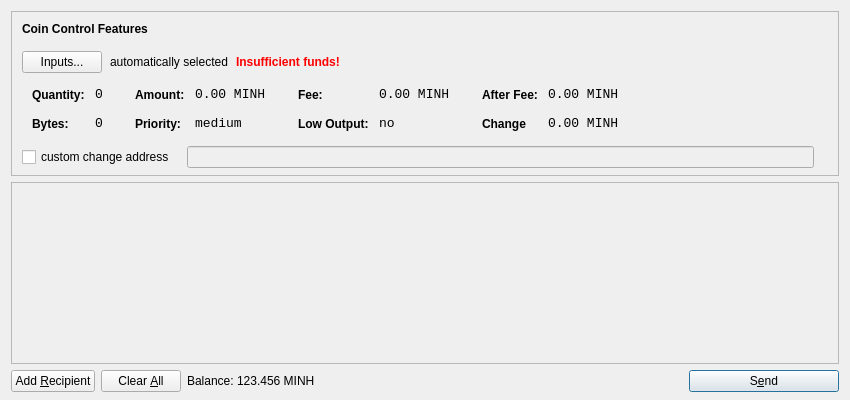
<?xml version="1.0" encoding="UTF-8"?>
<ui version="4.0">
 <class>SendCoinsDialog</class>
 <widget class="QDialog" name="SendCoinsDialog">
  <property name="geometry">
   <rect>
    <x>0</x>
    <y>0</y>
    <width>850</width>
    <height>400</height>
   </rect>
  </property>
  <property name="windowTitle">
   <string>Send Coins</string>
  </property>
  <property name="autoFillBackground">
   <bool>true</bool>
  </property>
  <layout class="QVBoxLayout" name="verticalLayout" stretch="0,1,0">
   <property name="bottomMargin">
    <number>8</number>
   </property>
   <item>
    <widget class="QFrame" name="frameCoinControl">
     <property name="sizePolicy">
      <sizepolicy hsizetype="Expanding" vsizetype="Expanding">
       <horstretch>0</horstretch>
       <verstretch>0</verstretch>
      </sizepolicy>
     </property>
     <property name="maximumSize">
      <size>
       <width>16777215</width>
       <height>16777215</height>
      </size>
     </property>
     <property name="frameShape">
      <enum>QFrame::StyledPanel</enum>
     </property>
     <property name="frameShadow">
      <enum>QFrame::Sunken</enum>
     </property>
     <layout class="QVBoxLayout" name="verticalLayoutCoinControl2">
      <property name="spacing">
       <number>6</number>
      </property>
      <property name="leftMargin">
       <number>0</number>
      </property>
      <property name="topMargin">
       <number>0</number>
      </property>
      <property name="rightMargin">
       <number>0</number>
      </property>
      <property name="bottomMargin">
       <number>6</number>
      </property>
      <item>
       <layout class="QVBoxLayout" name="verticalLayoutCoinControl" stretch="0,0,0,0,1">
        <property name="spacing">
         <number>0</number>
        </property>
        <property name="leftMargin">
         <number>10</number>
        </property>
        <property name="topMargin">
         <number>10</number>
        </property>
        <item>
         <layout class="QHBoxLayout" name="horizontalLayoutCoinControl1">
          <property name="bottomMargin">
           <number>15</number>
          </property>
          <item>
           <widget class="QLabel" name="labelCoinControlFeatures">
            <property name="sizePolicy">
             <sizepolicy hsizetype="Preferred" vsizetype="Maximum">
              <horstretch>0</horstretch>
              <verstretch>0</verstretch>
             </sizepolicy>
            </property>
            <property name="font">
             <font>
              <weight>75</weight>
              <bold>true</bold>
             </font>
            </property>
            <property name="styleSheet">
             <string notr="true">font-weight:bold;</string>
            </property>
            <property name="text">
             <string>Coin Control Features</string>
            </property>
           </widget>
          </item>
         </layout>
        </item>
        <item>
         <layout class="QHBoxLayout" name="horizontalLayoutCoinControl2" stretch="0,0,0,0">
          <property name="spacing">
           <number>8</number>
          </property>
          <property name="bottomMargin">
           <number>10</number>
          </property>
          <item>
           <widget class="QPushButton" name="pushButtonCoinControl">
            <property name="styleSheet">
             <string notr="true"/>
            </property>
            <property name="text">
             <string>Inputs...</string>
            </property>
           </widget>
          </item>
          <item>
           <widget class="QLabel" name="labelCoinControlAutomaticallySelected">
            <property name="text">
             <string>automatically selected</string>
            </property>
            <property name="margin">
             <number>5</number>
            </property>
           </widget>
          </item>
          <item>
           <widget class="QLabel" name="labelCoinControlInsuffFunds">
            <property name="font">
             <font>
              <weight>75</weight>
              <bold>true</bold>
             </font>
            </property>
            <property name="styleSheet">
             <string notr="true">color:red;font-weight:bold;</string>
            </property>
            <property name="text">
             <string>Insufficient funds!</string>
            </property>
            <property name="margin">
             <number>5</number>
            </property>
           </widget>
          </item>
          <item>
           <spacer name="horizontalSpacerCoinControl">
            <property name="orientation">
             <enum>Qt::Horizontal</enum>
            </property>
            <property name="sizeHint" stdset="0">
             <size>
              <width>40</width>
              <height>1</height>
             </size>
            </property>
           </spacer>
          </item>
         </layout>
        </item>
        <item>
         <widget class="QWidget" name="widgetCoinControl" native="true">
          <property name="sizePolicy">
           <sizepolicy hsizetype="Preferred" vsizetype="Preferred">
            <horstretch>0</horstretch>
            <verstretch>0</verstretch>
           </sizepolicy>
          </property>
          <property name="minimumSize">
           <size>
            <width>0</width>
            <height>0</height>
           </size>
          </property>
          <property name="styleSheet">
           <string notr="true"/>
          </property>
          <layout class="QHBoxLayout" name="horizontalLayoutCoinControl5">
           <property name="margin">
            <number>0</number>
           </property>
           <item>
            <layout class="QHBoxLayout" name="horizontalLayoutCoinControl3" stretch="0,0,0,1">
             <property name="spacing">
              <number>20</number>
             </property>
             <property name="topMargin">
              <number>0</number>
             </property>
             <property name="bottomMargin">
              <number>10</number>
             </property>
             <item>
              <layout class="QFormLayout" name="formLayoutCoinControl1">
               <property name="horizontalSpacing">
                <number>10</number>
               </property>
               <property name="verticalSpacing">
                <number>14</number>
               </property>
               <property name="leftMargin">
                <number>10</number>
               </property>
               <property name="topMargin">
                <number>4</number>
               </property>
               <property name="rightMargin">
                <number>6</number>
               </property>
               <item row="0" column="0">
                <widget class="QLabel" name="labelCoinControlQuantityText">
                 <property name="styleSheet">
                  <string notr="true">font-weight:bold;</string>
                 </property>
                 <property name="text">
                  <string>Quantity:</string>
                 </property>
                 <property name="margin">
                  <number>0</number>
                 </property>
                </widget>
               </item>
               <item row="0" column="1">
                <widget class="QLabel" name="labelCoinControlQuantity">
                 <property name="font">
                  <font>
                   <family>Monospace</family>
                   <pointsize>10</pointsize>
                  </font>
                 </property>
                 <property name="cursor">
                  <cursorShape>IBeamCursor</cursorShape>
                 </property>
                 <property name="contextMenuPolicy">
                  <enum>Qt::ActionsContextMenu</enum>
                 </property>
                 <property name="text">
                  <string>0</string>
                 </property>
                 <property name="margin">
                  <number>0</number>
                 </property>
                 <property name="textInteractionFlags">
                  <set>Qt::LinksAccessibleByMouse|Qt::TextSelectableByKeyboard|Qt::TextSelectableByMouse</set>
                 </property>
                </widget>
               </item>
               <item row="1" column="0">
                <widget class="QLabel" name="labelCoinControlBytesText">
                 <property name="styleSheet">
                  <string notr="true">font-weight:bold;</string>
                 </property>
                 <property name="text">
                  <string>Bytes:</string>
                 </property>
                </widget>
               </item>
               <item row="1" column="1">
                <widget class="QLabel" name="labelCoinControlBytes">
                 <property name="font">
                  <font>
                   <family>Monospace</family>
                   <pointsize>10</pointsize>
                  </font>
                 </property>
                 <property name="cursor">
                  <cursorShape>IBeamCursor</cursorShape>
                 </property>
                 <property name="contextMenuPolicy">
                  <enum>Qt::ActionsContextMenu</enum>
                 </property>
                 <property name="text">
                  <string>0</string>
                 </property>
                 <property name="textInteractionFlags">
                  <set>Qt::LinksAccessibleByMouse|Qt::TextSelectableByKeyboard|Qt::TextSelectableByMouse</set>
                 </property>
                </widget>
               </item>
              </layout>
             </item>
             <item>
              <layout class="QFormLayout" name="formLayoutCoinControl2">
               <property name="horizontalSpacing">
                <number>10</number>
               </property>
               <property name="verticalSpacing">
                <number>14</number>
               </property>
               <property name="leftMargin">
                <number>6</number>
               </property>
               <property name="topMargin">
                <number>4</number>
               </property>
               <property name="rightMargin">
                <number>6</number>
               </property>
               <item row="0" column="0">
                <widget class="QLabel" name="labelCoinControlAmountText">
                 <property name="styleSheet">
                  <string notr="true">font-weight:bold;</string>
                 </property>
                 <property name="text">
                  <string>Amount:</string>
                 </property>
                 <property name="margin">
                  <number>0</number>
                 </property>
                </widget>
               </item>
               <item row="0" column="1">
                <widget class="QLabel" name="labelCoinControlAmount">
                 <property name="font">
                  <font>
                   <family>Monospace</family>
                   <pointsize>10</pointsize>
                  </font>
                 </property>
                 <property name="cursor">
                  <cursorShape>IBeamCursor</cursorShape>
                 </property>
                 <property name="contextMenuPolicy">
                  <enum>Qt::ActionsContextMenu</enum>
                 </property>
                 <property name="text">
                  <string>0.00 MINH</string>
                 </property>
                 <property name="textInteractionFlags">
                  <set>Qt::LinksAccessibleByMouse|Qt::TextSelectableByKeyboard|Qt::TextSelectableByMouse</set>
                 </property>
                </widget>
               </item>
    minh           <item row="1" column="0">
                <widget class="QLabel" name="labelCoinControlPriorityText">
                 <property name="styleSheet">
                  <string notr="true">font-weight:bold;</string>
                 </property>
                 <property name="text">
                  <string>Priority:</string>
                 </property>
                </widget>
               </item>
               <item row="1" column="1">
                <widget class="QLabel" name="labelCoinControlPriority">
                 <property name="font">
                  <font>
                   <family>Monospace</family>
                   <pointsize>10</pointsize>
                  </font>
                 </property>
                 <property name="cursor">
                  <cursorShape>IBeamCursor</cursorShape>
                 </property>
                 <property name="contextMenuPolicy">
                  <enum>Qt::ActionsContextMenu</enum>
                 </property>
                 <property name="text">
                  <string>medium</string>
                 </property>
                 <property name="textInteractionFlags">
                  <set>Qt::LinksAccessibleByMouse|Qt::TextSelectableByKeyboard|Qt::TextSelectableByMouse</set>
                 </property>
                </widget>
               </item>
              </layout>
             </item>
             <item>
              <layout class="QFormLayout" name="formLayoutCoinControl3">
               <property name="horizontalSpacing">
                <number>10</number>
               </property>
               <property name="verticalSpacing">
                <number>14</number>
               </property>
               <property name="leftMargin">
                <number>6</number>
               </property>
               <property name="topMargin">
                <number>4</number>
               </property>
               <property name="rightMargin">
                <number>6</number>
               </property>
               <item row="0" column="0">
                <widget class="QLabel" name="labelCoinControlFeeText">
                 <property name="styleSheet">
                  <string notr="true">font-weight:bold;</string>
                 </property>
                 <property name="text">
                  <string>Fee:</string>
                 </property>
                 <property name="margin">
                  <number>0</number>
                 </property>
                </widget>
               </item>
               <item row="0" column="1">
                <widget class="QLabel" name="labelCoinControlFee">
                 <property name="font">
                  <font>
                   <family>Monospace</family>
                   <pointsize>10</pointsize>
                  </font>
                 </property>
                 <property name="cursor">
                  <cursorShape>IBeamCursor</cursorShape>
                 </property>
                 <property name="contextMenuPolicy">
                  <enum>Qt::ActionsContextMenu</enum>
                 </property>
                 <property name="text">
                  <string>0.00 MINH</string>
                 </property>
                 <property name="textInteractionFlags">
                  <set>Qt::LinksAccessibleByMouse|Qt::TextSelectableByKeyboard|Qt::TextSelectableByMouse</set>
                 </property>
                </widget>
               </item>
               <item row="1" column="0">
                <widget class="QLabel" name="labelCoinControlLowOutputText">
                 <property name="styleSheet">
                  <string notr="true">font-weight:bold;</string>
                 </property>
                 <property name="text">
                  <string>Low Output:</string>
                 </property>
                </widget>
               </item>
               <item row="1" column="1">
                <widget class="QLabel" name="labelCoinControlLowOutput">
                 <property name="font">
                  <font>
                   <family>Monospace</family>
                   <pointsize>10</pointsize>
                  </font>
                 </property>
                 <property name="cursor">
                  <cursorShape>IBeamCursor</cursorShape>
                 </property>
                 <property name="contextMenuPolicy">
                  <enum>Qt::ActionsContextMenu</enum>
                 </property>
                 <property name="text">
                  <string>no</string>
                 </property>
                 <property name="textInteractionFlags">
                  <set>Qt::LinksAccessibleByMouse|Qt::TextSelectableByKeyboard|Qt::TextSelectableByMouse</set>
                 </property>
                </widget>
               </item>
              </layout>
             </item>
             <item>
              <layout class="QFormLayout" name="formLayoutCoinControl4">
               <property name="horizontalSpacing">
                <number>10</number>
               </property>
               <property name="verticalSpacing">
                <number>14</number>
               </property>
               <property name="leftMargin">
                <number>6</number>
               </property>
               <property name="topMargin">
                <number>4</number>
               </property>
               <property name="rightMargin">
                <number>6</number>
               </property>
               <item row="0" column="0">
                <widget class="QLabel" name="labelCoinControlAfterFeeText">
                 <property name="styleSheet">
                  <string notr="true">font-weight:bold;</string>
                 </property>
                 <property name="text">
                  <string>After Fee:</string>
                 </property>
                 <property name="margin">
                  <number>0</number>
                 </property>
                </widget>
               </item>
               <item row="0" column="1">
                <widget class="QLabel" name="labelCoinControlAfterFee">
                 <property name="font">
                  <font>
                   <family>Monospace</family>
                   <pointsize>10</pointsize>
                  </font>
                 </property>
                 <property name="cursor">
                  <cursorShape>IBeamCursor</cursorShape>
                 </property>
                 <property name="contextMenuPolicy">
                  <enum>Qt::ActionsContextMenu</enum>
                 </property>
                 <property name="text">
                  <string>0.00 MINH</string>
                 </property>
                 <property name="textInteractionFlags">
                  <set>Qt::LinksAccessibleByMouse|Qt::TextSelectableByKeyboard|Qt::TextSelectableByMouse</set>
                 </property>
                </widget>
               </item>
               <item row="1" column="0">
                <widget class="QLabel" name="labelCoinControlChangeText">
                 <property name="styleSheet">
                  <string notr="true">font-weight:bold;</string>
                 </property>
                 <property name="text">
                  <string>Change</string>
                 </property>
                </widget>
               </item>
               <item row="1" column="1">
                <widget class="QLabel" name="labelCoinControlChange">
                 <property name="font">
                  <font>
                   <family>Monospace</family>
                   <pointsize>10</pointsize>
                  </font>
                 </property>
                 <property name="cursor">
                  <cursorShape>IBeamCursor</cursorShape>
                 </property>
                 <property name="contextMenuPolicy">
                  <enum>Qt::ActionsContextMenu</enum>
                 </property>
                 <property name="text">
                  <string>0.00 MINH</string>
                 </property>
                 <property name="textInteractionFlags">
                  <set>Qt::LinksAccessibleByMouse|Qt::TextSelectableByKeyboard|Qt::TextSelectableByMouse</set>
                 </property>
                </widget>
               </item>
              </layout>
             </item>
            </layout>
           </item>
          </layout>
         </widget>
        </item>
        <item>
         <layout class="QHBoxLayout" name="horizontalLayoutCoinControl4" stretch="0,0,0">
          <property name="spacing">
           <number>12</number>
          </property>
          <property name="sizeConstraint">
           <enum>QLayout::SetDefaultConstraint</enum>
          </property>
          <property name="topMargin">
           <number>5</number>
          </property>
          <property name="rightMargin">
           <number>5</number>
          </property>
          <item>
           <widget class="QCheckBox" name="checkBoxCoinControlChange">
            <property name="text">
             <string>custom change address</string>
            </property>
           </widget>
          </item>
          <item>
           <widget class="QLineEdit" name="lineEditCoinControlChange">
            <property name="enabled">
             <bool>false</bool>
            </property>
            <property name="sizePolicy">
             <sizepolicy hsizetype="Expanding" vsizetype="Fixed">
              <horstretch>0</horstretch>
              <verstretch>0</verstretch>
             </sizepolicy>
            </property>
           </widget>
          </item>
          <item>
           <widget class="QLabel" name="labelCoinControlChangeLabel">
            <property name="sizePolicy">
             <sizepolicy hsizetype="Preferred" vsizetype="Expanding">
              <horstretch>0</horstretch>
              <verstretch>0</verstretch>
             </sizepolicy>
            </property>
            <property name="minimumSize">
             <size>
              <width>0</width>
              <height>0</height>
             </size>
            </property>
            <property name="text">
             <string/>
            </property>
            <property name="margin">
             <number>3</number>
            </property>
           </widget>
          </item>
         </layout>
        </item>
        <item>
         <spacer name="verticalSpacerCoinControl">
          <property name="orientation">
           <enum>Qt::Vertical</enum>
          </property>
          <property name="sizeHint" stdset="0">
           <size>
            <width>800</width>
            <height>1</height>
           </size>
          </property>
         </spacer>
        </item>
       </layout>
      </item>
     </layout>
    </widget>
   </item>
   <item>
    <widget class="QScrollArea" name="scrollArea">
     <property name="widgetResizable">
      <bool>true</bool>
     </property>
     <widget class="QWidget" name="scrollAreaWidgetContents">
      <property name="geometry">
       <rect>
        <x>0</x>
        <y>0</y>
        <width>830</width>
        <height>152</height>
       </rect>
      </property>
      <layout class="QVBoxLayout" name="verticalLayout_2">
       <property name="margin">
        <number>0</number>
       </property>
       <item>
        <layout class="QVBoxLayout" name="entries">
         <property name="spacing">
          <number>6</number>
         </property>
        </layout>
       </item>
       <item>
        <spacer name="verticalSpacer">
         <property name="orientation">
          <enum>Qt::Vertical</enum>
         </property>
         <property name="sizeHint" stdset="0">
          <size>
           <width>20</width>
           <height>40</height>
          </size>
         </property>
        </spacer>
       </item>
      </layout>
     </widget>
    </widget>
   </item>
   <item>
    <layout class="QHBoxLayout" name="horizontalLayout">
     <item>
      <widget class="QPushButton" name="addButton">
       <property name="toolTip">
        <string>Send to multiple recipients at once</string>
       </property>
       <property name="text">
        <string>Add &amp;Recipient</string>
       </property>
       <property name="icon">
        <iconset resource="../bitcoin.qrc">
         <normaloff>:/icons/add</normaloff>:/icons/add</iconset>
       </property>
       <property name="autoDefault">
        <bool>false</bool>
       </property>
      </widget>
     </item>
     <item>
      <widget class="QPushButton" name="clearButton">
       <property name="sizePolicy">
        <sizepolicy hsizetype="Minimum" vsizetype="Fixed">
         <horstretch>0</horstretch>
         <verstretch>0</verstretch>
        </sizepolicy>
       </property>
       <property name="toolTip">
        <string>Remove all transaction fields</string>
       </property>
       <property name="text">
        <string>Clear &amp;All</string>
       </property>
       <property name="icon">
        <iconset resource="../bitcoin.qrc">
         <normaloff>:/icons/remove</normaloff>:/icons/remove</iconset>
       </property>
       <property name="autoRepeatDelay">
        <number>300</number>
       </property>
       <property name="autoDefault">
        <bool>false</bool>
       </property>
      </widget>
     </item>
     <item>
      <layout class="QHBoxLayout" name="horizontalLayout_2">
       <property name="spacing">
        <number>3</number>
       </property>
       <item>
        <widget class="QLabel" name="label">
         <property name="sizePolicy">
          <sizepolicy hsizetype="Preferred" vsizetype="Fixed">
           <horstretch>0</horstretch>
           <verstretch>0</verstretch>
          </sizepolicy>
         </property>
         <property name="text">
          <string>Balance:</string>
         </property>
        </widget>
       </item>
       <item>
        <widget class="QLabel" name="labelBalance">
         <property name="sizePolicy">
          <sizepolicy hsizetype="Preferred" vsizetype="Fixed">
           <horstretch>0</horstretch>
           <verstretch>0</verstretch>
          </sizepolicy>
         </property>
         <property name="cursor">
          <cursorShape>IBeamCursor</cursorShape>
         </property>
         <property name="text">
          <string>123.456 MINH</string>
         </property>
         <property name="textInteractionFlags">
          <set>Qt::LinksAccessibleByMouse|Qt::TextSelectableByKeyboard|Qt::TextSelectableByMouse</set>
         </property>
        </widget>
       </item>
      </layout>
     </item>
     <item>
      <spacer name="horizontalSpacer">
       <property name="orientation">
        <enum>Qt::Horizontal</enum>
       </property>
       <property name="sizeHint" stdset="0">
        <size>
         <width>40</width>
         <height>20</height>
        </size>
       </property>
      </spacer>
     </item>
     <item>
      <widget class="QPushButton" name="sendButton">
       <property name="minimumSize">
        <size>
         <width>150</width>
         <height>0</height>
        </size>
       </property>
       <property name="toolTip">
        <string>Confirm the send action</string>
       </property>
       <property name="text">
        <string>S&amp;end</string>
       </property>
       <property name="icon">
        <iconset resource="../bitcoin.qrc">
         <normaloff>:/icons/send</normaloff>:/icons/send</iconset>
       </property>
       <property name="default">
        <bool>true</bool>
       </property>
      </widget>
     </item>
    </layout>
   </item>
  </layout>
 </widget>
 <resources>
  <include location="../bitcoin.qrc"/>
 </resources>
 <connections/>
</ui>
